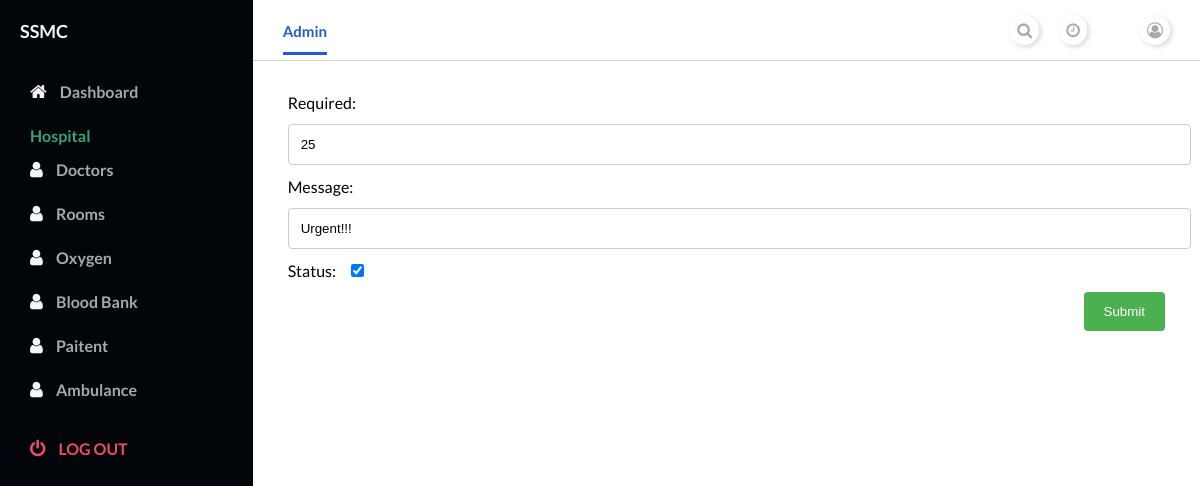
Page /hospital/dashboard/oxygen/1/ (signed in) on the committed database.
### hospital/models.py (models this page shows, shortened)
class OxygenOrderModel(models.Model):
    oxygenhospital = models.ForeignKey(User, on_delete=models.CASCADE,
                               related_name='oxygenhospital')
    required=models.IntegerField(null=True,blank=True)
    message=models.TextField(blank=True,null=True,default="")
    status=models.BooleanField(default=False)

### accounts/models.py (models this page shows, shortened)
class User(AbstractUser):
    username = None
    role = models.CharField(max_length=12, error_messages={
        'required': "Role must be provided"
    })
    gender = models.CharField(max_length=10, blank=True, null=True, default="")
    email = models.EmailField(unique=True, blank=False,
                              error_messages={
                                  'unique': "A user with that email already exists.",
                              })
    address=models.TextField(blank=True,null=True,default="")
    phone_number = PhoneField(blank=True, help_text='Contact phone number')
    pincode=models.CharField( max_length=6, default="")
    USERNAME_FIELD = "email"
    REQUIRED_FIELDS = []
    objects = UserManager()

### hospital/views.py (the view, shortened to what this page needs)
# urls.py: path('oxygen/<int:pk>/',OxygenUpdateView.as_view(), name='oxygen-edit'),
class OxygenUpdateView(UpdateView):
    model = OxygenOrderModel
    form_class = OxygenUpdateForm
    context_object_name = 'o'
    template_name = 'hospital/oxygenedit.html'
    @method_decorator(login_required(login_url=reverse_lazy('accounts:login')))
    @method_decorator(user_is_hospital)
    def dispatch(self, *args, **kwargs):
        self.id = kwargs['pk']
        return super(OxygenUpdateView, self).dispatch(*args, **kwargs)

### hospital/forms.py
class OxygenUpdateForm(forms.ModelForm):
    class Meta:
        model=OxygenOrderModel
        fields=['required','message','status']
        widgets = {
            'required': TextInput(attrs={
                                     'class': "form-control",
                                     }),
             'message': TextInput(attrs={
                                     'class': "form-control",
                                     }),
        }

### templates/hospital/oxygenedit.html (shortened to what this page needs)
{% extends 'hospital/home.html' %}
{% load static %}
{% block content %}
<main>
    <div class="main__container">
      <form action="{% url 'hospital:oxygen-edit'  pk=o.id %}" method="post">
{{form.as_p}}
<input type="submit" value="Submit">
</form>
    </div>
  </main>
{% endblock %}

### templates/hospital/home.html (shortened to what this page needs)
{% load static %}
<!DOCTYPE html>
<html lang="en">
<head>
    <link
      rel="stylesheet"
      href="https://stackpath.bootstrapcdn.com/font-awesome/4.7.0/css/font-awesome.min.css"
    />
    <link rel="stylesheet" href="{% static 'dashboard/style.css' %}" />
</head>
<body id="body">
    <div class="container">
    <nav class="navbar">
      <div class="navbar__left">
        <a class="active_link" href="#">Admin</a>
      </div>
      <div class="navbar__right">
        <a href="#">
          <i class="fa fa-search" aria-hidden="true"></i>
        </a>
        <a href="#">
          <i class="fa fa-clock-o" aria-hidden="true"></i>
        </a>
        <a href="#">
          <i class="fa fa-user-circle-o" aria-hidden="true"></i>
        </a>
      </div>
    </nav>
    {% block content %} {% endblock %}
      <div id="sidebar">
        <div class="sidebar__title">
          <div class="sidebar__img">
            <h1> {{ request.user.first_name }}</h1>
          </div>
        </div>
        <div class="sidebar__menu">
          <div class="sidebar__link ">
            <i class="fa fa-home"></i>
            <a href="{% url 'hospital:hospital-dashboard' %}">Dashboard</a>
          </div>
          <h2>Hospital</h2>
          <div class="sidebar__link">
            <i class="fa fa-user" aria-hidden="true"></i>
            <a href="{% url 'hospital:doctor-list' %}">Doctors</a>
          </div>
          <div class="sidebar__link">
            <i class="fa fa-user" aria-hidden="true"></i>
            <a href="{% url 'hospital:room-list' %}">Rooms</a>
          </div>
          <div class="sidebar__link">
            <i class="fa fa-user" aria-hidden="true"></i>
            <a href="{% url 'hospital:oxygen-list' %}">Oxygen</a>
          </div>
          <div class="sidebar__link">
            <i class="fa fa-user" aria-hidden="true"></i>
            <a href="{% url 'hospital:blood-list' %}">Blood Bank</a>
          </div>
          <div class="sidebar__link">
            <i class="fa fa-user" aria-hidden="true"></i>
            <a href="{% url 'hospital:paitent-list' %}">Paitent</a>
          </div>
          <div class="sidebar__link">
            <i class="fa fa-user" aria-hidden="true"></i>
            <a href="{% url 'hospital:ambulance-list' %}">Ambulance</a>
          </div>
           <div class="sidebar__logout">
            <i class="fa fa-power-off"></i>
            <a href="{% url 'accounts:logout' %}">Log out</a>
          </div>
        </div>
      </div>
    </div>
</body>
</html>

### assets/dashboard/style.css (style rules this page uses)
* { margin: 0; padding: 0; }
body { box-sizing: border-box; font-family: "Lato", sans-serif; }
.container { display: grid; height: 100vh; grid-template-columns: 0.8fr 1fr 1fr 1fr; grid-template-rows: 0.2fr 3fr; grid-template-areas: "sidebar nav nav nav" "sidebar main main main"; }
.navbar { background: #ffffff; grid-area: nav; height: 60px; display: flex; align-items: center; justify-content: space-between; padding: 0 30px 0 30px; border-bottom: 1px solid lightgray; }
.navbar__left > a { margin-right: 30px; text-decoration: none; color: #a5aaad; font-size: 15px; font-weight: 700; }
.navbar__left .active_link { color: #265acc; border-bottom: 3px solid #265acc; padding-bottom: 12px; }
.navbar__right { display: flex; justify-content: center; align-items: center; }
.navbar__right > a { margin-left: 20px; text-decoration: none; }
.navbar__right > a > i { color: #a5aaad; font-size: 16px; border-radius: 50px; background: #ffffff; box-shadow: 2px 2px 5px #d9d9d9, -2px -2px 5px #ffffff; padding: 7px; }
main { background: #ffffff; grid-area: main; overflow-y: auto; }
.main__container { padding: 20px 35px; }
#sidebar { background: #020509; grid-area: sidebar; overflow-y: auto; padding: 20px; -webkit-transition: all 0.5s; transition: all 0.5s; }
.sidebar__title { display: flex; justify-content: space-between; align-items: center; color: #f3f4f6; margin-bottom: 30px; }
.sidebar__img { display: flex; align-items: center; }
.sidebar__title > div > h1 { font-size: 18px; display: inline; }
.sidebar__menu > h2 { color: #3ea175; font-size: 16px; margin-top: 15px; margin-bottom: 5px; padding: 0 10px; font-weight: 700; }
.sidebar__link { color: #f3f4f6; padding: 10px; border-radius: 3px; margin-bottom: 5px; }
.sidebar__link > a { text-decoration: none; color: #a5aaad; font-weight: 700; }
.sidebar__link > i { margin-right: 10px; font-size: 18px; }
.sidebar__logout { margin-top: 20px; padding: 10px; color: #e65061; }
.sidebar__logout > a { text-decoration: none; color: #e65061; font-weight: 700; text-transform: uppercase; }
.sidebar__logout > i { margin-right: 10px; font-size: 18px; }

### templates/hospital/oxygenedit.html (style rules this page uses)
input[type=text], select, textarea { width: 100%; padding: 12px; border: 1px solid #ccc; border-radius: 4px; resize: vertical; }
label { padding: 12px 12px 12px 0; display: inline-block; }
input[type=submit] { background-color: #4CAF50; color: white; padding: 12px 20px; border: none; border-radius: 4px; cursor: pointer; float: right; }

### rows in the picture
OxygenOrderModel: required "25", message "Urgent!!!", status "☑"
User: user.first_name "SSMC"
